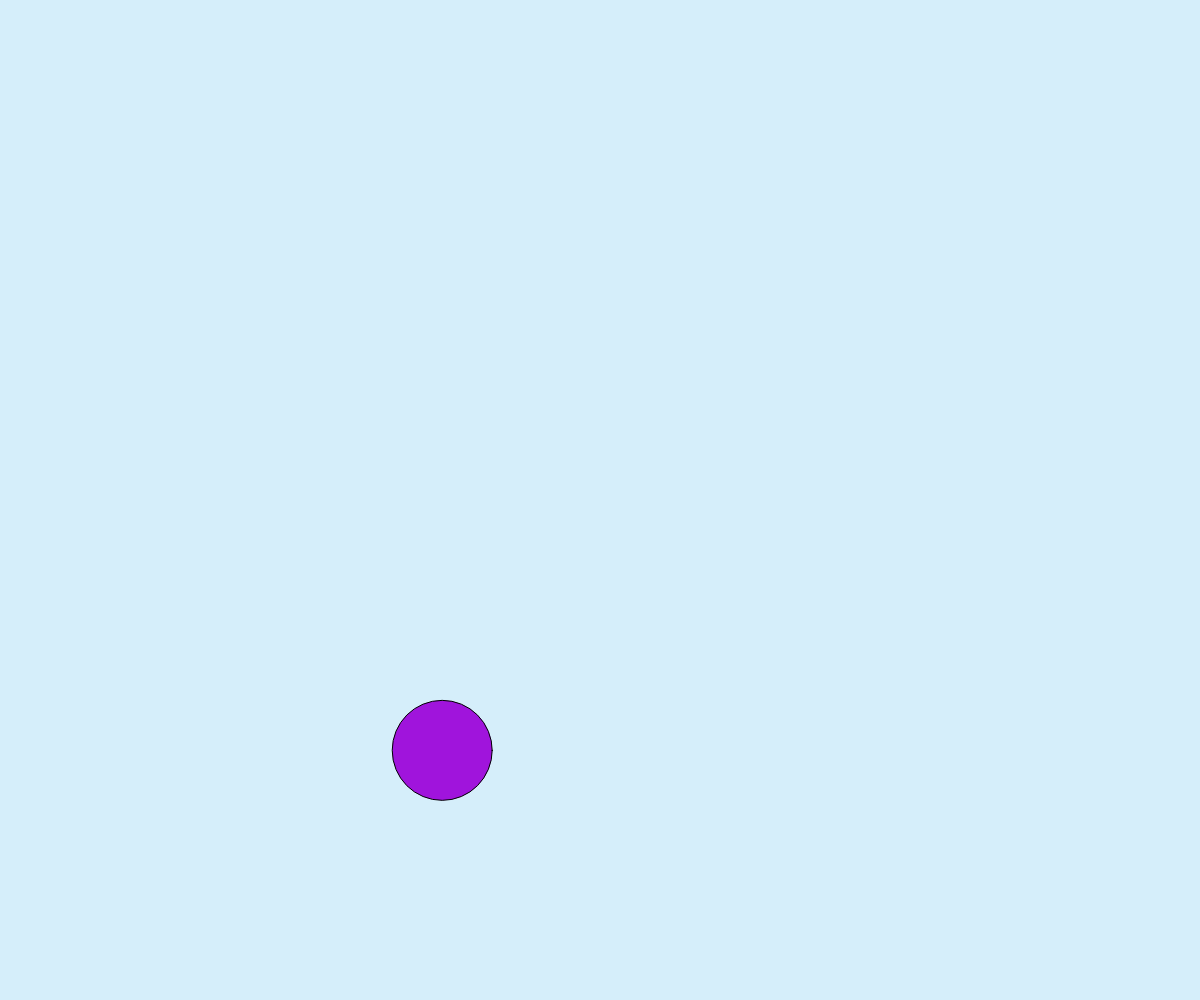
Frame 1 (no input)
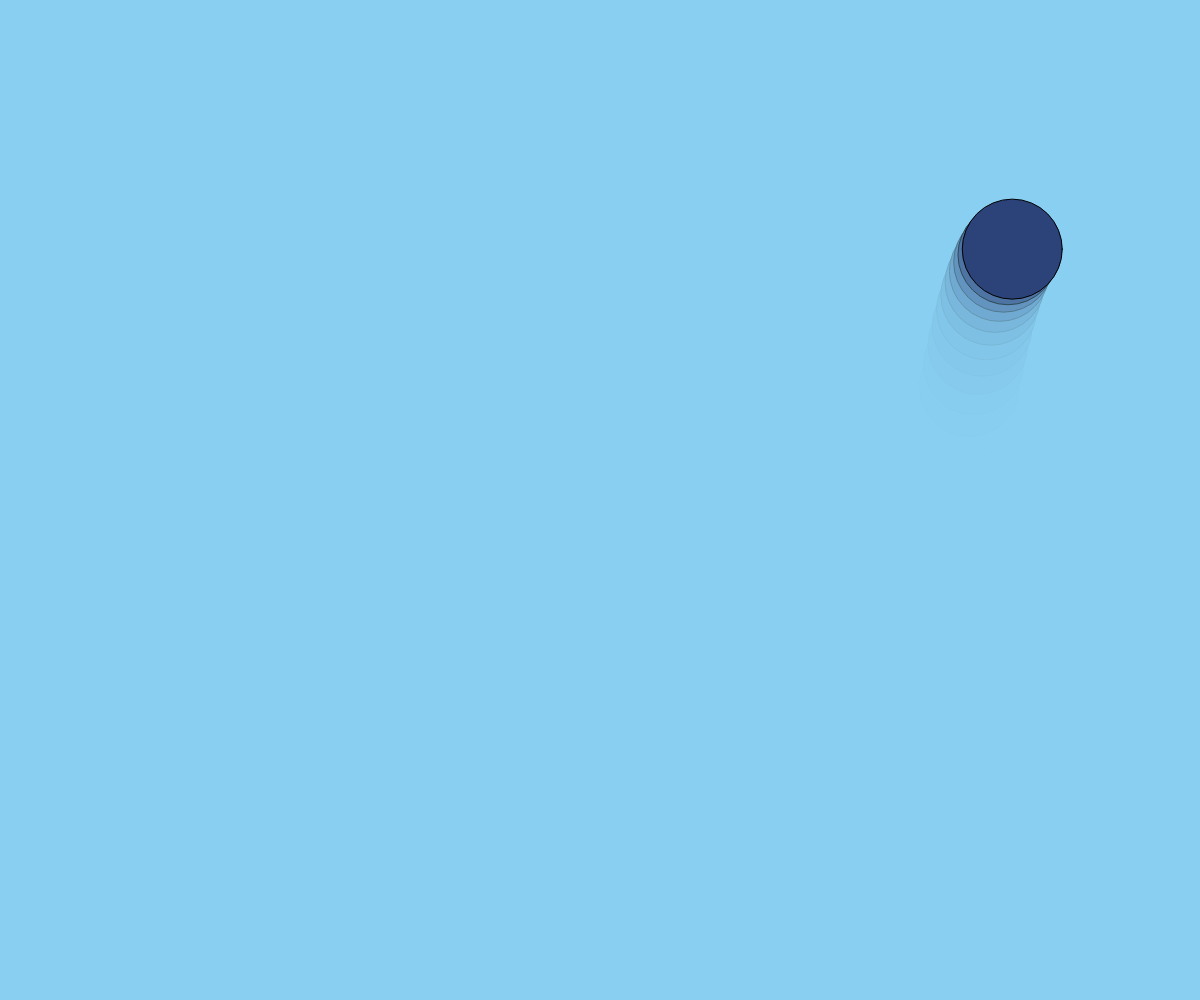
Frame 60 (no input)
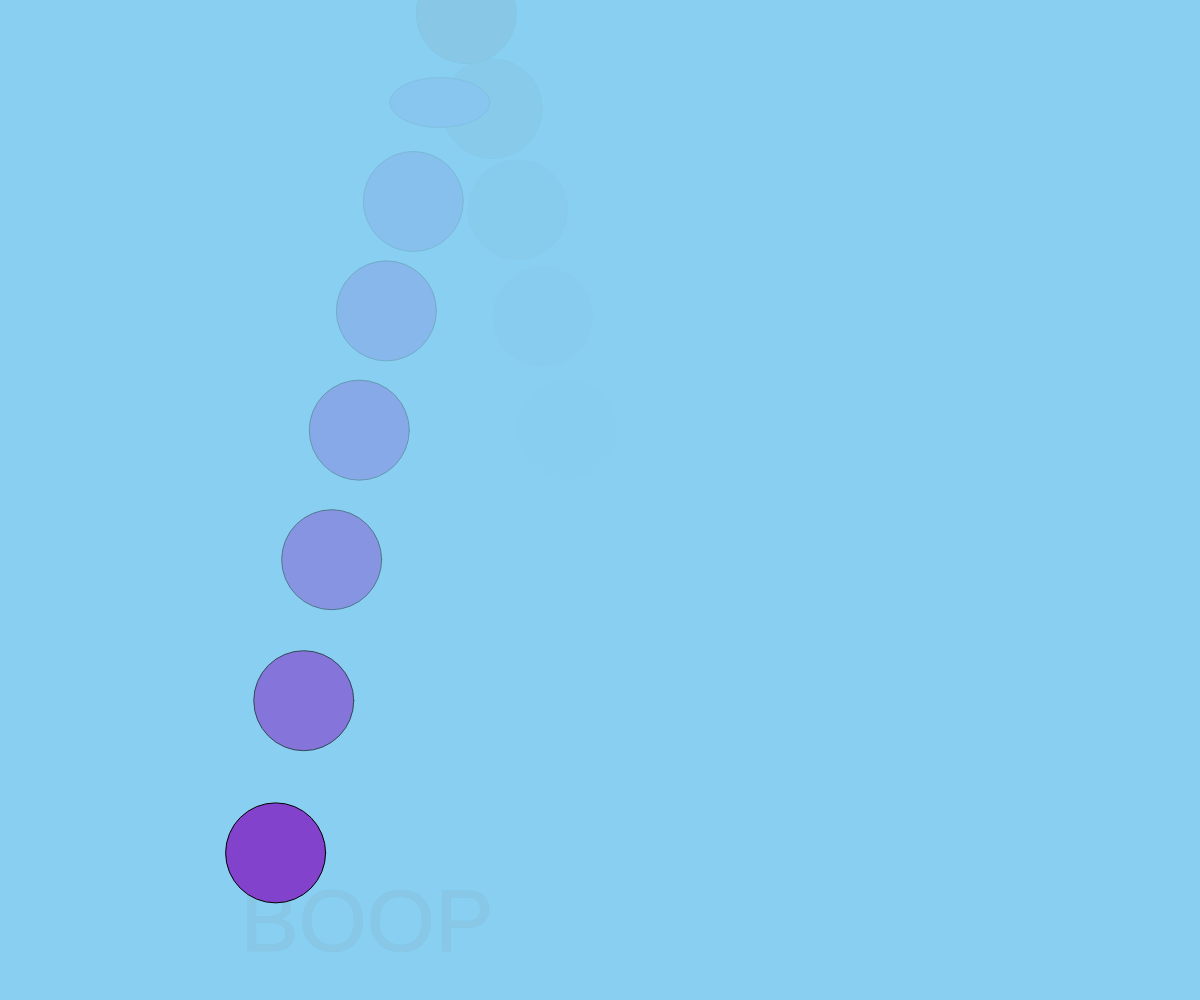
Frame 120 (the mouse pressed at the canvas centre since frame 60)

The p5.js sketch that drew these frames (run headless with seeded random() and noise() and a simulated clock; from frame 60 on, the mouse is pressed at the canvas centre):

// p5.js sketch
// ── sketch.js

let xDir, yDir; // direction of the ball
let size; // size of the ball
let Ysize = 100 // Y size of the ball
let Xsize = 100 // X size of the ball
let speedX = 150; // speed of the ball
let speedY = 150; // speed of the ball
let g = 0.6; // gravity



function setup() {
  createCanvas(windowWidth, windowHeight);


  // random directions
  xDir = random(-5, 5);
  yDir = random(-5, 5);

  // random size
  size = random(50, 100);

  // starting point is somewhere in the
  // canvas not touching a border
  x = random(size, width - size);
  y = random(size, height - size);
  noStroke();
  fill(160, 20, 220);
}

function draw() {
  // motion blur
  background(137, 207, 240, 90);
  // ball
  stroke(0);
  ellipse(x, y, Xsize, Ysize );


  // if the ball touches the left or right side
  if (x >= width - Xsize / 1.5 || x <= Xsize / 1.5) {
    // change direction
    xDir = xDir * -1;
  }

  // if the ball touches the ceiling or floor change direction
  if (y >= height - Ysize / 1.5|| y <= Ysize / 1.5) {
    yDir = yDir * -1;

  }

  // ball touches the ceiling or floor change the height
  if (y >= height - Ysize / 2 || y <= Ysize / 2) {
    Ysize = Ysize - 100;}
    else {
        Ysize = 50;
    }

// ball hits wall change the width
  if (x >= width - Xsize / 1 || x <= Xsize / 2) {
    Ysizesize = Ysize - 100;}
    else {
        Ysizesize = 50;
    }

    // ball is not touching wall raise Ysize up 50 pixels
  if (x <= width - Xsize / 2 || x >= Xsize / 2 || y <= height - Ysize / 2 || y >= Ysize / 2) {
    Ysize = Ysize + 50;}

    //if ball touches bottom wall change frame rate to 30
    if (y >= height - Ysize / 1 || y <= Ysize / 1 ) {
      frameRate(15);}
      else {
          frameRate(24);
      }

// write the words boop randomly on the screen when ball hits the wall
if (x >= width - size / 1.5 || x <= size / 1.5) {
  text("BOOP", random(width), random(height));
}
if (y >= height - size / 1.5 || y <= size / 1.5) {
  text("BOOP", random(width), random(height));
}

 // //change color of ball when hits the wall
  if (x >= width - size / 2 || x <= size / 2) {
    fill(random(255), random(255), random(255));
  }
  if (y >= height - size / 2 || y <= size / 2) {
    fill(random(255), random(255), random(255));
  }

  // update the position of the ball for the next loop
  x = x + xDir * speedX;
  y = y + yDir * speedY;

  //make the ball faster when clicked
  if (mouseIsPressed) {
    speedX = speedX + random(0.1, 0.3);
    speedY = speedY + random(0.1, 0.3);
  } else {
      speedX = 2;
      speedY = 3;
    }

// add gravity to the ball
  yDir = yDir + g;

 //have the text increase in size when ball hits the bottom wall
  if (y >= height - size / 1 || y <= size / 1) {
    textSize(size);
  }else {
      textSize(50);
    }
    if (x >= width - size / 1 || x <= size / 1) {
      textSize(size);
      textSize(20);
    }

  //ball gets too big reset size
  if (size >= 300) {
    size = 50;
  }

}
